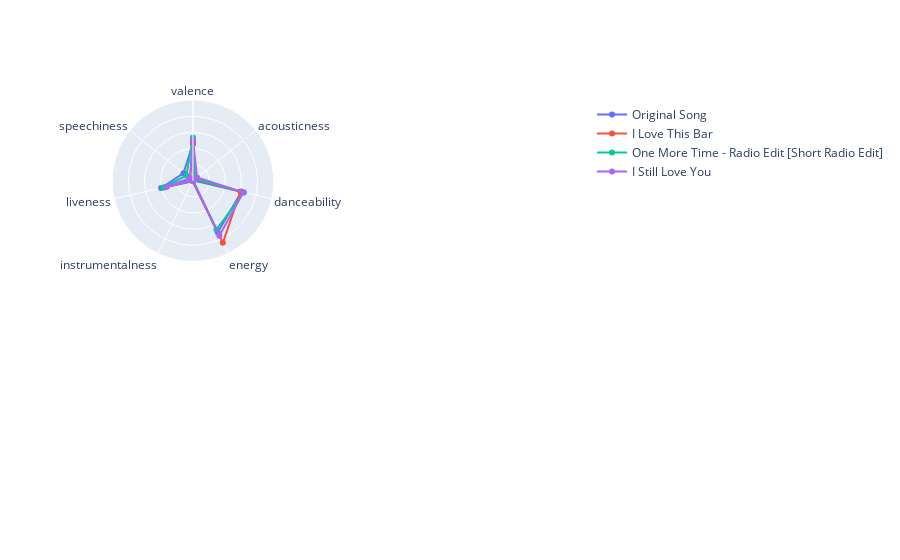

Source (notebook cell):
### Code cell
PlotSongAgainstSuggestions(s[ans.value], ar[ans.value], b)

### Figure 1 — Plotly figure (JSON) as saved in the notebook; plotly's stock layout.template omitted (floating-point values rounded to 4 significant figures)
{"data": [{"name": "Original Song", "r": [0.462, 0.00651, 0.617, 0.708, 0, 0.404, 0.15, 0.462], "subplot": "polar", "theta": ["valence", "acousticness", "danceability", "energy", "instrumentalness", "liveness", "speechiness", "valence"], "type": "scatterpolar"}, {"name": "I Love This Bar", "r": [0.466, 0.0274, 0.602, 0.853, 0.00828, 0.355, 0.0438, 0.466], "subplot": "polar", "theta": ["valence", "acousticness", "danceability", "energy", "instrumentalness", "liveness", "speechiness", "valence"], "type": "scatterpolar"}, {"name": "One More Time - Radio Edit [Short Radio Edit]", "r": [0.533, 0.0348, 0.648, 0.671, 0, 0.376, 0.104, 0.533], "subplot": "polar", "theta": ["valence", "acousticness", "danceability", "energy", "instrumentalness", "liveness", "speechiness", "valence"], "type": "scatterpolar"}, {"name": "I Still Love You", "r": [0.506, 0.0658, 0.639, 0.755, 2.09e-05, 0.33, 0.0488, 0.506], "subplot": "polar", "theta": ["valence", "acousticness", "danceability", "energy", "instrumentalness", "liveness", "speechiness", "valence"], "type": "scatterpolar"}], "layout": {"polar": {"angularaxis": {"direction": "clockwise", "period": 7}, "domain": {"x": [0, 0.45], "y": [0.575, 1]}, "radialaxis": {"angle": 90, "range": [0, 1], "showticklabels": false}}, "polar2": {"domain": {"x": [0.55, 1], "y": [0.575, 1]}}, "polar3": {"domain": {"x": [0, 0.45], "y": [0, 0.425]}}, "polar4": {"domain": {"x": [0.55, 1], "y": [0, 0.425]}}}}
